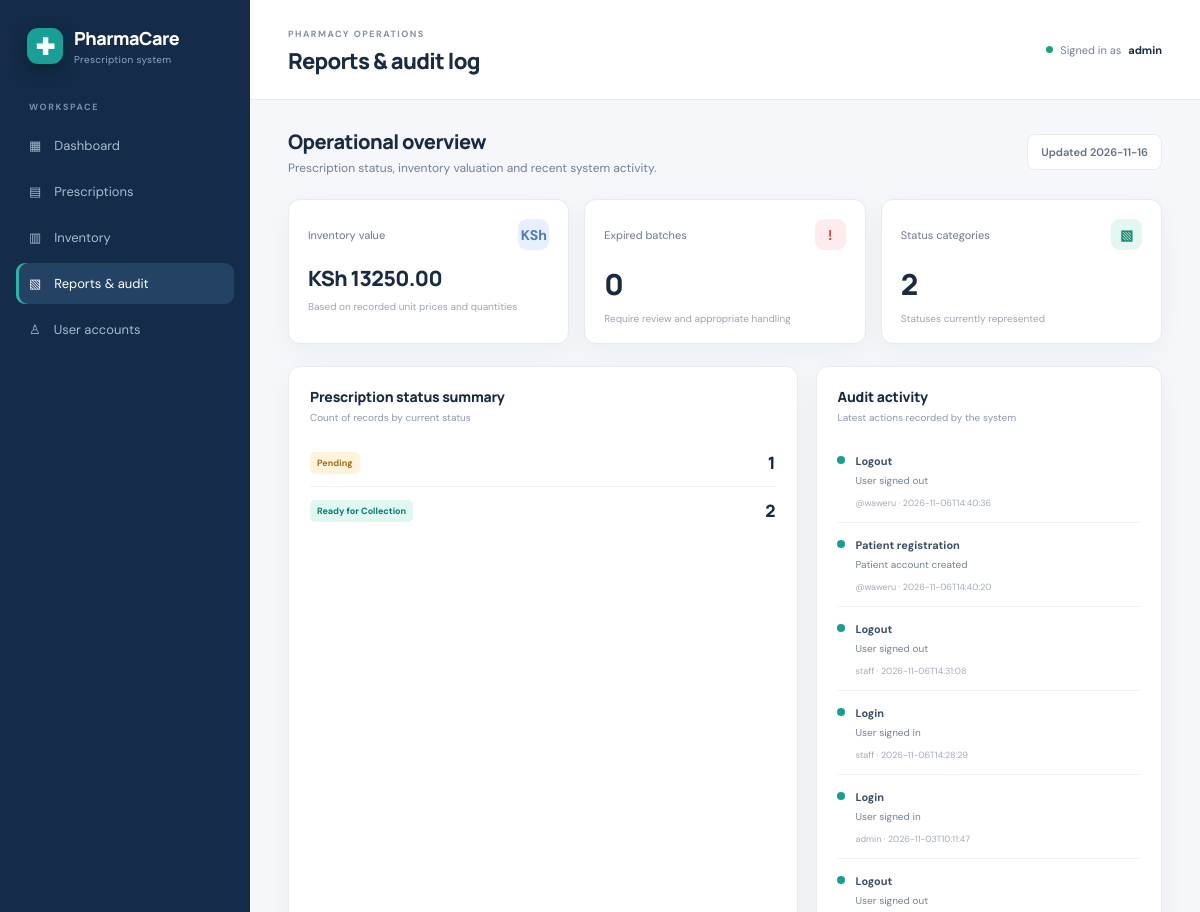
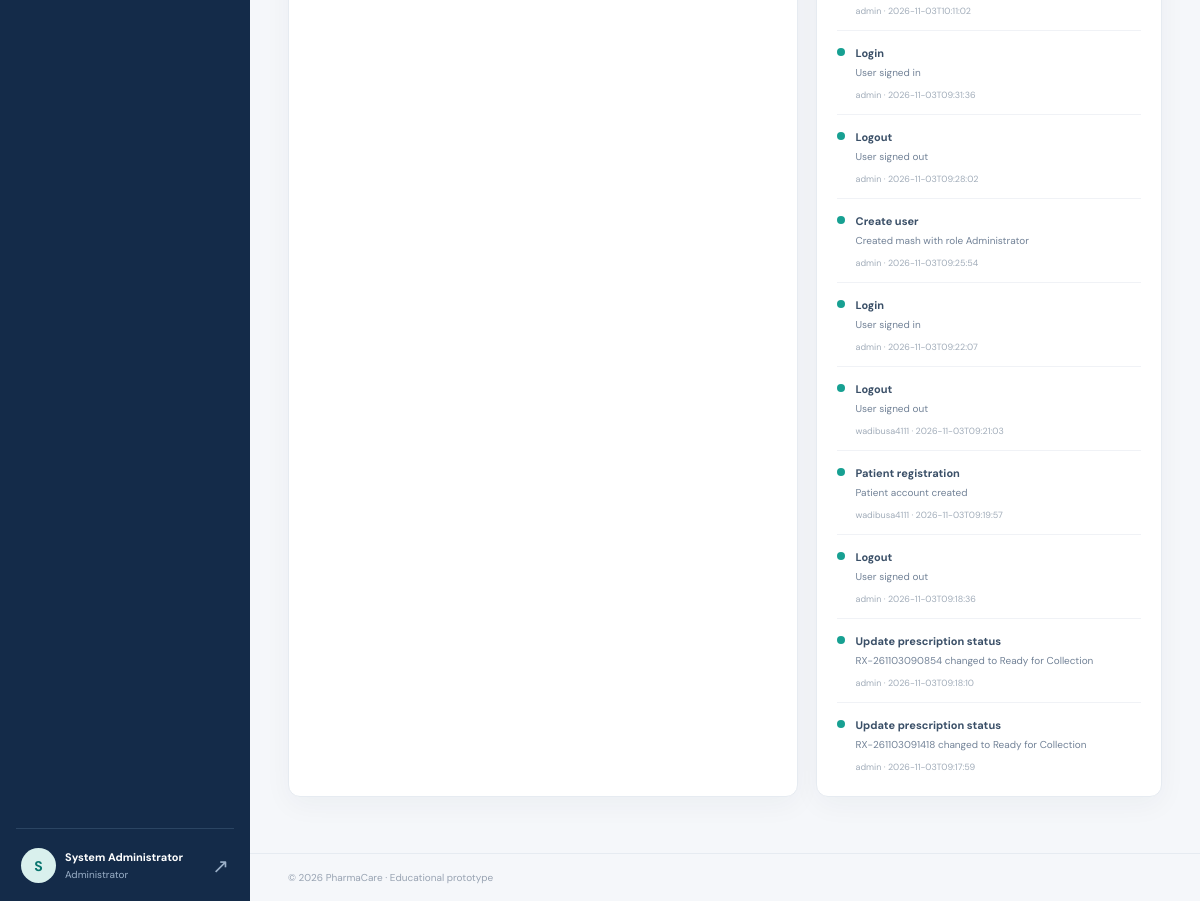
The app's page /reports (signed in) with its own data (2 pictures, top to bottom).
### tables this page shows
CREATE TABLE prescriptions (
        id INTEGER PRIMARY KEY AUTOINCREMENT,
        prescription_code TEXT UNIQUE NOT NULL,
        patient_name TEXT NOT NULL,
        patient_contact TEXT DEFAULT '',
        prescriber_name TEXT DEFAULT '',
        medicine_name TEXT NOT NULL,
        dosage TEXT DEFAULT '',
        quantity INTEGER NOT NULL DEFAULT 1,
        notes TEXT DEFAULT '',
        status TEXT NOT NULL DEFAULT 'Pending'
            CHECK(status IN ('Pending','Processing','Ready for Collection','Collected','Rejected')),
        created_by INTEGER,
        patient_user_id INTEGER,
        created_at TEXT NOT NULL,
        updated_at TEXT NOT NULL,
        FOREIGN KEY(created_by) REFERENCES users(id),
        FOREIGN KEY(patient_user_id) REFERENCES users(id)
    );

CREATE TABLE audit_logs (
        id INTEGER PRIMARY KEY AUTOINCREMENT,
        user_id INTEGER,
        username TEXT NOT NULL,
        action TEXT NOT NULL,
        details TEXT DEFAULT '',
        created_at TEXT NOT NULL,
        FOREIGN KEY(user_id) REFERENCES users(id)
    );

### app.py (the view)
@app.route("/reports")
@login_required
@roles_required("Administrator", "Manager")
def reports():
    conn = get_db()
    status_rows = conn.execute("SELECT status, COUNT(*) AS total FROM prescriptions GROUP BY status").fetchall()
    inventory_value = conn.execute("SELECT COALESCE(SUM(quantity * unit_price),0) AS value FROM inventory").fetchone()["value"]
    expired = conn.execute("SELECT COUNT(*) n FROM inventory WHERE expiry_date < ?", (date.today().isoformat(),)).fetchone()["n"]
    logs = conn.execute("SELECT * FROM audit_logs ORDER BY created_at DESC LIMIT 15").fetchall()
    conn.close()
    return render_template("reports.html", status_rows=status_rows, inventory_value=inventory_value, expired=expired, logs=logs)

### app.py (called while the page is built)
def get_db():
    conn = sqlite3.connect(DB_PATH)
    conn.row_factory = sqlite3.Row
    conn.execute("PRAGMA foreign_keys = ON")
    return conn

def login_required(view):
    @wraps(view)
    def wrapped(*args, **kwargs):
        if "user_id" not in session:
            return redirect(url_for("login"))
        return view(*args, **kwargs)
    return wrapped

def roles_required(*allowed):
    def decorator(view):
        @wraps(view)
        def wrapped(*args, **kwargs):
            if "user_id" not in session:
                return redirect(url_for("login"))
            if session.get("role") not in allowed:
                flash("Your account does not have permission to access that page.", "error")
                return redirect(url_for("dashboard"))
            return view(*args, **kwargs)
        return wrapped
    return decorator

@app.context_processor
def inject_globals():
    return {"current_year": datetime.now().year, "today": date.today().isoformat()}

### templates/reports.html (shortened to what this page needs)
{% extends "base.html" %}
{% block page_heading %}Reports & audit log{% endblock %}
{% block content %}
<div class="page-intro"><div><h2>Operational overview</h2><p>Prescription status, inventory valuation and recent system activity.</p></div><span class="date-pill">Updated {{ today }}</span></div>
<div class="stats-grid three"><div class="stat-card"><div class="stat-top"><span>Inventory value</span><span class="stat-icon blue">KSh</span></div><strong class="money">KSh {{ '%.2f'|format(inventory_value) }}</strong><small>Based on recorded unit prices and quantities</small></div><div class="stat-card"><div class="stat-top"><span>Expired batches</span><span class="stat-icon red">!</span></div><strong>{{ expired }}</strong><small>Require review and appropriate handling</small></div><div class="stat-card"><div class="stat-top"><span>Status categories</span><span class="stat-icon green">▧</span></div><strong>{{ status_rows|length }}</strong><small>Statuses currently represented</small></div></div>
<div class="section-grid"><section class="panel"><div class="panel-head"><div><h3>Prescription status summary</h3><p>Count of records by current status</p></div></div><div class="summary-list">{% for row in status_rows %}<div class="summary-row"><span class="badge {{ row.status|lower|replace(' ','-') }}">{{ row.status }}</span><strong>{{ row.total }}</strong></div>{% else %}<p class="muted pad">No prescription data available.</p>{% endfor %}</div></section>
<section class="panel"><div class="panel-head"><div><h3>Audit activity</h3><p>Latest actions recorded by the system</p></div></div><div class="audit-list">{% for log in logs %}<div class="audit-row"><div class="audit-dot"></div><div><strong>{{ log.action }}</strong><p>{{ log.details }}</p><small>{{ log.username }} · {{ log.created_at }}</small></div></div>{% else %}<p class="muted pad">No audit events recorded yet.</p>{% endfor %}</div></section></div>
{% endblock %}

### templates/base.html (shortened to what this page needs)
<!doctype html>
<html lang="en">
<head>
  <link rel="stylesheet" href="{{ url_for('static', filename='style.css') }}">
</head>
<body>
{% if session.get('user_id') %}
<div class="app-shell">
  <aside class="sidebar">
    <a class="brand" href="{{ url_for('dashboard') }}"><span class="brand-mark">✚</span><span>PharmaCare<small>Prescription system</small></span></a>
    <div class="side-label">WORKSPACE</div>
    <nav>
      {% if session.get('role') == 'Patient' %}
      <a href="{{ url_for('patient_portal') }}" class="{{ 'active' if request.endpoint in ['patient_portal','prescription_new'] else '' }}">▦ <span>My health portal</span></a>
      <a href="{{ url_for('prescriptions') }}" class="{{ 'active' if request.endpoint == 'prescriptions' else '' }}">▤ <span>My requests</span></a>
      {% else %}
      <a href="{{ url_for('dashboard') }}" class="{{ 'active' if request.endpoint == 'dashboard' else '' }}">▦ <span>Dashboard</span></a>
      <a href="{{ url_for('prescriptions') }}" class="{{ 'active' if request.endpoint in ['prescriptions','prescription_new'] else '' }}">▤ <span>Prescriptions</span></a>
      <a href="{{ url_for('inventory') }}" class="{{ 'active' if request.endpoint in ['inventory','inventory_new'] else '' }}">▥ <span>Inventory</span></a>
      {% if session.get('role') in ['Administrator','Manager'] %}
      <a href="{{ url_for('reports') }}" class="{{ 'active' if request.endpoint == 'reports' else '' }}">▧ <span>Reports & audit</span></a>
      {% endif %}
      {% if session.get('role') == 'Administrator' %}
      <a href="{{ url_for('users') }}" class="{{ 'active' if request.endpoint == 'users' else '' }}">♙ <span>User accounts</span></a>
      {% endif %}
      {% endif %}
    </nav>
    <div class="sidebar-bottom"><div class="avatar">{{ session.get('full_name','U')[0]|upper }}</div><div class="user-info"><strong>{{ session.get('full_name') }}</strong><small>{{ session.get('role') }}</small></div><a class="logout" href="{{ url_for('logout') }}" title="Sign out">↗</a></div>
  </aside>
  <main class="main-area">
    <header class="topbar"><div><span class="eyebrow">PHARMACY OPERATIONS</span><h1>{% block page_heading %}Dashboard{% endblock %}</h1></div><div class="top-user"><span class="status-dot"></span> Signed in as <strong>{{ session.get('username') }}</strong></div></header>
    <section class="content">
      {% block content %}{% endblock %}
    </section>
    <footer>© {{ current_year }} PharmaCare · Educational prototype</footer>
  </main>
</div>
{% else %}
{% block public_content %}{% endblock %}
{% endif %}
</body>
</html>

### records on screen
prescriptions: status "Pending", total "1"
audit_logs: action "Logout", details "User signed out", username "@waweru", created_at "2026-11-06T14:40:36"
audit_logs: action "Patient registration", details "Patient account created", username "@waweru", created_at "2026-11-06T14:40:20"
audit_logs: action "Logout", details "User signed out", username "staff", created_at "2026-11-06T14:31:08"
audit_logs: action "Login", details "User signed in", username "staff", created_at "2026-11-06T14:28:29"
audit_logs: action "Login", details "User signed in", username "admin", created_at "2026-11-03T10:11:47"
audit_logs: action "Logout", details "User signed out", username "admin", created_at "2026-11-03T10:11:02"
audit_logs: action "Login", details "User signed in", username "admin", created_at "2026-11-03T09:31:36"
audit_logs: action "Logout", details "User signed out", username "admin", created_at "2026-11-03T09:28:02"
audit_logs: action "Create user", details "Created mash with role Administrator", username "admin", created_at "2026-11-03T09:25:54"
audit_logs: action "Login", details "User signed in", username "admin", created_at "2026-11-03T09:22:07"
audit_logs: action "Logout", details "User signed out", username "wadibusa4111", created_at "2026-11-03T09:21:03"
audit_logs: action "Patient registration", details "Patient account created", username "wadibusa4111", created_at "2026-11-03T09:19:57"
audit_logs: action "Logout", details "User signed out", username "admin", created_at "2026-11-03T09:18:36"
audit_logs: action "Update prescription status", details "RX-261103090854 changed to Ready for Collection", username "admin", created_at "2026-11-03T09:18:10"
audit_logs: action "Update prescription status", details "RX-261103091418 changed to Ready for Collection", username "admin", created_at "2026-11-03T09:17:59"

### other values on screen
{{ session.get('full_name','U')[0]|upper }} "S"
{{ session.get('full_name') }} "System Administrator"
{{ session.get('role') }} "Administrator"
{{ session.get('username') }} "admin"
{{ '%.2f'|format(inventory_value) }} "13250.00"
{{ expired }} "0"
{{ status_rows|length }} "2"
{{ row.status }} "Ready for Collection"
{{ row.total }} "2"
